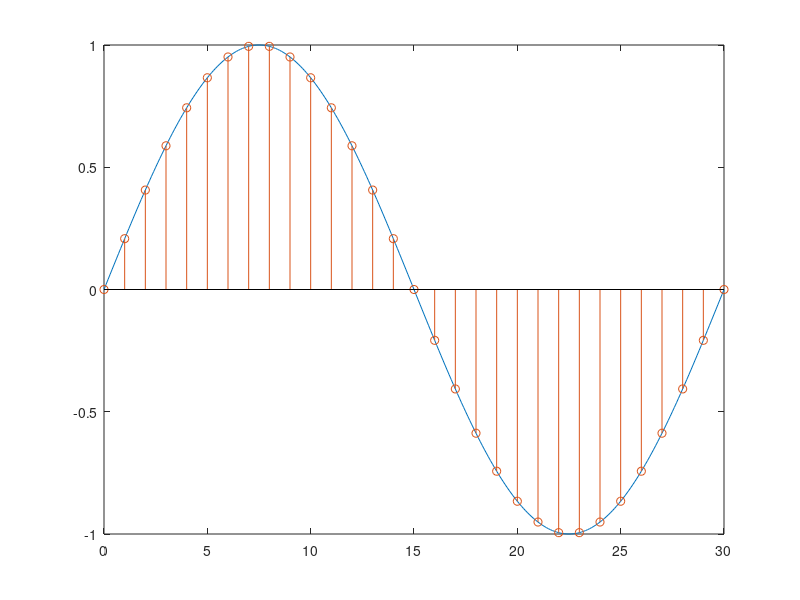

Here is the MATLAB script that generated this plot:
% Lucrarea_3a______________________________________________________________
clear all
close all
clc
% Perioada T = 2*pi/omega => T = 30 , se poate observa si din grafic

omega = pi/15;
Ts    = 1;
M     = 31;
t     = 0:0.1:M-1;
n     = 0:M-1;
xa    = sin(omega .* t);            % semnal continuu
x     = sin(omega .* n .* Ts);      % semnal discret

figure()
plot(t, xa);
hold on
stem(n, x);